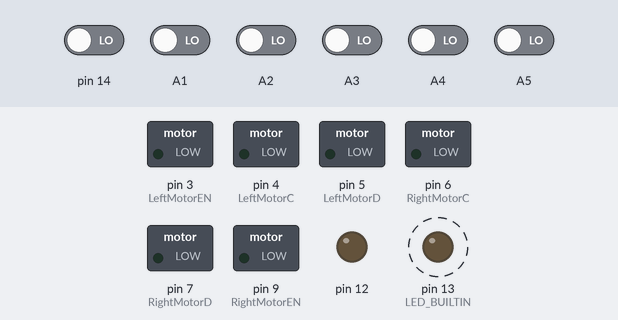
Recording of a sketch running on a simulated Arduino Uno, built with avr-gcc and run on an emulated ATmega328P. Shown: switched loads named in the sketch (green lamp = pin HIGH), output pins drawn as LEDs (lit = HIGH). Dashed ring = blinking. The inputs (shaded band) are chosen by the test bench; at power-on: A1–5, pin 14 LOW.

Above: at 0.1 s.
At 1.3 s:
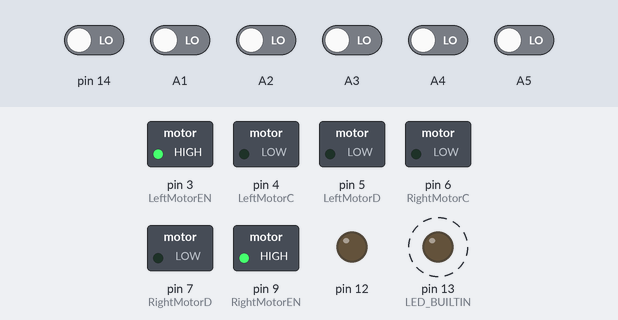
1.4 s: A1 driven HIGH
At 9.9 s:
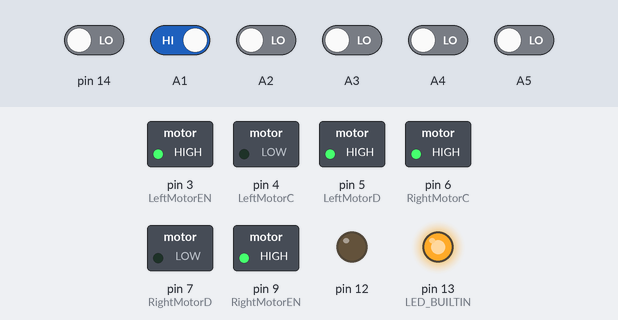
Timing chart, 0 to 10.4 s (numbered marks = the images above; inputs shaded):
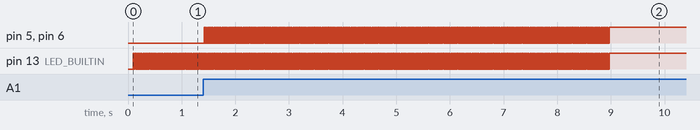

The sketch:

LineTracer.ino
```cpp
// L298 Connection
#define RightMotorEN 9
#define LeftMotorEN 3
#define LeftMotorC 4
#define LeftMotorD 5
#define RightMotorC 6
#define RightMotorD 7

typedef enum {NotRun, RotateLeft, TurnLeft, Forward, TurnRight, RotateRight} State;

State curRun = NotRun;
State prevRun = NotRun;

int numRun = 0;
byte prevData = 0;

void setup() {
  pinMode(LeftMotorEN, OUTPUT);
  pinMode(RightMotorEN, OUTPUT);
  pinMode(LeftMotorC, OUTPUT);
  pinMode(LeftMotorD, OUTPUT);
  pinMode(RightMotorC, OUTPUT);
  pinMode(RightMotorD, OUTPUT);
  pinMode(LED_BUILTIN, OUTPUT);
  pinMode(12, OUTPUT);
  delay(100);
  digitalWrite(LeftMotorEN, HIGH);
  digitalWrite(RightMotorEN, HIGH);
  digitalWrite(LeftMotorC, LOW);
  digitalWrite(LeftMotorD, LOW);
  digitalWrite(RightMotorC, LOW);
  digitalWrite(RightMotorD, LOW);
  digitalWrite(LED_BUILTIN, LOW);
}

void loop() {
  digitalWrite(LED_BUILTIN, HIGH);
  prevData = PINC;
  if (digitalRead(A3)) forward();
  else if (digitalRead(A1)) rotateLeft();
  else if (digitalRead(A5)) rotateRight();
  else if (digitalRead(A2)) turnLeft();
  else if (digitalRead(A4)) turnRight();
  else curRun = NotRun;

  if (curRun != NotRun)
    if (curRun == prevRun)
      if (numRun < 250) numRun++;
      else while (PINC == prevData);
    else {
      prevRun = curRun;
      numRun = 0;
    }
  delay(10);
  digitalWrite(LED_BUILTIN, LOW);
  digitalWrite(12, LOW);
  digitalWrite(LeftMotorC, LOW);
  digitalWrite(LeftMotorD, LOW);
  digitalWrite(RightMotorC, LOW);
  digitalWrite(RightMotorD, LOW);
  delay(20);
}

void rotateLeft() {
  digitalWrite(LeftMotorD, HIGH);
  digitalWrite(RightMotorC, HIGH);
  curRun = RotateLeft;
}

void turnLeft() {
  digitalWrite(RightMotorC, HIGH);
  digitalWrite(12, HIGH);
  curRun = TurnLeft;
}

void forward() {
  digitalWrite(LeftMotorC, HIGH);
  digitalWrite(RightMotorC, HIGH);
  curRun = Forward;
}

void turnRight() {
  digitalWrite(LeftMotorC, HIGH);
  digitalWrite(12, HIGH);
  curRun = TurnRight;
}

void rotateRight() {
  digitalWrite(LeftMotorC, HIGH);
  digitalWrite(RightMotorD, HIGH);
  curRun = RotateRight;
}
```

Measured:
- after the input at 1.4 s, pin 5 (LeftMotorD), pin 6 (RightMotorC): alternates HIGH for 0.01 s and LOW for 0.02 s, 503 changes in all, then stays HIGH, starting at once; pin 13 (LED_BUILTIN): goes on until 9.0 s, then stays HIGH
- by itself, pin 13 (LED_BUILTIN): alternates HIGH for 0.01 s and LOW for 0.02 s
